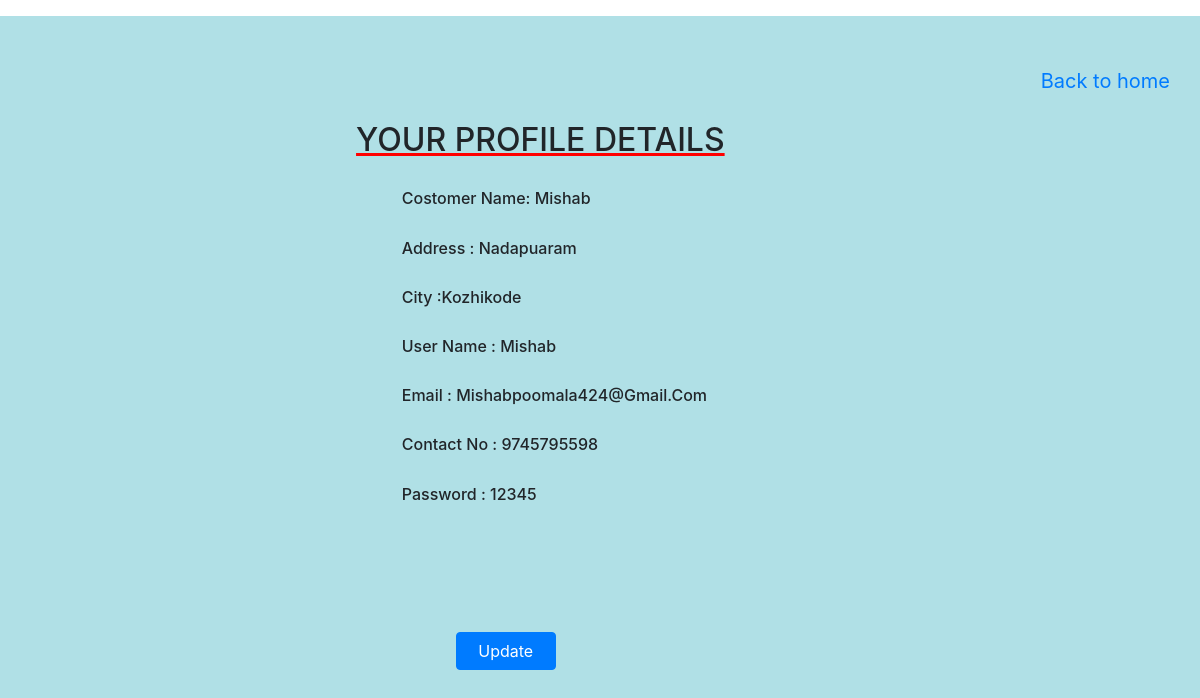
Screenshot of /costomer_profile_view (signed in) with the database file from the repository.
### merchantapp/models.py (models this page shows, shortened)
class Costomer(models.Model):
    name = models.CharField(max_length=50)
    user_id = models.AutoField(primary_key=True)
    adress = models.CharField(max_length=100)
    city = models.CharField(max_length=50)
    email = models.EmailField()
    phone = models.CharField(max_length=50)
    costomer_username = models.CharField(max_length=50, unique=True)
    password = models.CharField(max_length=50)

### merchantapp/views.py (the view)
# urls.py: path('costomer_profile_view',views.costomer_profile_view,name='costomer_profile_view'),
def costomer_profile_view(request):
    username=request.session['costomer']
    profile=Costomer.objects.get(costomer_username=username)
    if profile:
        return render(request,'costomer_profile_view.html',{'obj':profile})
    return HttpResponse("user not found")

### merchantapp/templates/costomer_profile_view.html (shortened to what this page needs)
{% extends 'base.html' %}
{% load static %}
{% block content %}
<section id="details" style="background: powderblue;width: 100%;height: 720px">
    <div class="container">
        <div class="row mt-3">
            <div class="col text-center" style="padding:25px">
                <h2 style="margin-top: 80px;text-transform: uppercase;margin-left: -20px;text-decoration: underline;text-decoration-color: red">Your Profile details</h2>
                <h6 style="margin-top: 30px; text-align: justify;margin-left: 35%;text-transform: capitalize">Costomer Name: {{obj.name}}</h6>
                <h6 style="margin-top: 30px; text-align: justify;margin-left: 35%;text-transform: capitalize">address : {{obj.adress}}</h6>
                <h6 style="margin-top: 30px; text-align: justify;margin-left: 35%;text-transform: capitalize">City :{{obj.city}}</h6>
                <h6 style="margin-top: 30px; text-align: justify;margin-left: 35%;text-transform: capitalize">User Name : {{obj.costomer_username}}</h6>
                <h6 style="margin-top: 30px; text-align: justify;margin-left: 35%;text-transform: capitalize">Email : {{obj.email}}</h6>
                <h6 style="margin-top: 30px; text-align: justify;margin-left: 35%;text-transform: capitalize">Contact No : {{obj.phone}}</h6>
                <h6 style="margin-top: 30px; text-align: justify;margin-left: 35%;text-transform: capitalize">Password : {{obj.password}}</h6>
            </div>
            <div class="row mt-3" style="height: 100px">
                <a class="btn btn-primary" href="{% url 'Costomer_update' obj.pk %}" style="margin-top:600px;margin-left: -600px ;width: 100px;">Update</a>
            </div>
            <a href="{% url 'Costomer_home' %}" style="margin-top: 50px;font-size: 20px">Back to home</a>
        </div>
    </div>
</section>
{% endblock %}

### rows the page displays
Costomer: name "Mishab", adress "Nadapuaram", city "Kozhikode", costomer_username "Mishab", email "Mishabpoomala424@gmail.com", phone "9745795598", password "12345"
